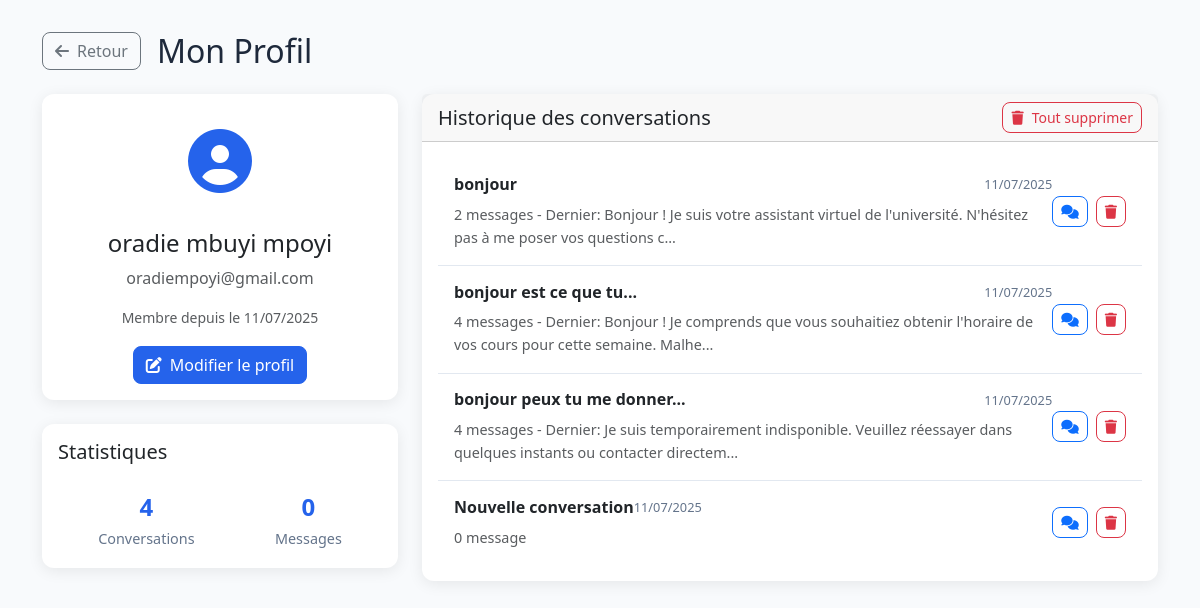
Screenshot of /profile (signed in) with the database file from the repository.
### models.py (models this page shows, shortened)
class User(db.Model):
    __tablename__ = 'users'
    id = db.Column(db.Integer, primary_key=True)
    nom = db.Column(db.String(100), nullable=False)
    postnom = db.Column(db.String(100), nullable=False)
    prenom = db.Column(db.String(100), nullable=False)
    email = db.Column(db.String(120), unique=True, nullable=False)
    password_hash = db.Column(db.String(256), nullable=False)
    created_at = db.Column(db.DateTime, default=datetime.utcnow)
    conversations = db.relationship('Conversation', backref='user', lazy=True, cascade='all, delete-orphan')
    def get_full_name(self):
        return f"{self.prenom} {self.nom} {self.postnom}"

class Conversation(db.Model):
    __tablename__ = 'conversations'
    id = db.Column(db.Integer, primary_key=True)
    title = db.Column(db.String(200), nullable=False, default="Nouvelle conversation")
    user_id = db.Column(db.Integer, db.ForeignKey('users.id'), nullable=False)
    created_at = db.Column(db.DateTime, default=datetime.utcnow)
    updated_at = db.Column(db.DateTime, default=datetime.utcnow, onupdate=datetime.utcnow)
    messages = db.relationship('Message', backref='conversation', lazy=True, cascade='all, delete-orphan')

class Message(db.Model):
    __tablename__ = 'messages'
    id = db.Column(db.Integer, primary_key=True)
    content = db.Column(db.Text, nullable=False)
    is_user = db.Column(db.Boolean, nullable=False)  # True if message is from user, False if from bot
    conversation_id = db.Column(db.Integer, db.ForeignKey('conversations.id'), nullable=False)
    timestamp = db.Column(db.DateTime, default=datetime.utcnow)

### routes.py (the view)
@app.route('/profile')
def profile():
    if 'user_id' not in session:
        return redirect(url_for('auth'))
    user = User.query.get(session['user_id'])
    if not user:
        session.clear()
        return redirect(url_for('auth'))
    conversations = Conversation.query.filter_by(user_id=user.id).order_by(Conversation.updated_at.desc()).all()
    return render_template('profile.html', user=user, conversations=conversations)

### templates/profile.html (shortened to what this page needs)
{% extends "base.html" %}
{% block content %}
<div class="profile-container">
    <div class="container">
        <div class="row mb-4">
            <div class="col">
                <div class="d-flex align-items-center">
                    <a href="{{ url_for('home') }}" class="btn btn-outline-secondary me-3">
                        <i class="fas fa-arrow-left me-2"></i>Retour
                    </a>
                    <h2 class="mb-0">Mon Profil</h2>
                </div>
            </div>
        </div>
        <div class="row">
            <div class="col-lg-4 mb-4">
                <div class="card profile-card">
                    <div class="card-body text-center">
                        <div class="profile-avatar mb-3">
                            <i class="fas fa-user-circle"></i>
                        </div>
                        <h4 class="card-title">{{ user.get_full_name() }}</h4>
                        <p class="text-muted">{{ user.email }}</p>
                        <p class="text-muted small">
                            Membre depuis le {{ user.created_at.strftime('%d/%m/%Y') }}
                        </p>
                        <button class="btn btn-primary" data-bs-toggle="modal" data-bs-target="#editProfileModal">
                            <i class="fas fa-edit me-2"></i>Modifier le profil
                        </button>
                    </div>
                </div>
                <div class="card mt-4">
                    <div class="card-body">
                        <h5 class="card-title">Statistiques</h5>
                        <div class="stats">
                            <div class="stat-item">
                                <span class="stat-number">{{ conversations|length }}</span>
                                <span class="stat-label">Conversations</span>
                            </div>
                            <div class="stat-item">
                                <span class="stat-number">
                                    {% set total_messages = 0 %}
                                    {% for conv in conversations %}
                                        {% set total_messages = total_messages + conv.messages|length %}
                                    {% endfor %}
                                    {{ total_messages }}
                                </span>
                                <span class="stat-label">Messages</span>
                            </div>
                        </div>
                    </div>
                </div>
            </div>
            <div class="col-lg-8">
                <div class="card">
                    <div class="card-header d-flex justify-content-between align-items-center">
                        <h5 class="mb-0">Historique des conversations</h5>
                        {% if conversations %}
                        <button class="btn btn-outline-danger btn-sm" onclick="confirmDeleteAll()">
                            <i class="fas fa-trash me-2"></i>Tout supprimer
                        </button>
                        {% endif %}
                    </div>
                    <div class="card-body">
                        {% if not conversations %}
                        <div class="text-center text-muted py-5">
                            <i class="fas fa-comments fa-3x mb-3"></i>
                            <p>Aucune conversation pour le moment</p>
                            <form action="{{ url_for('new_conversation') }}" method="post" class="d-inline">
                                <button type="submit" class="btn btn-primary">
                                    <i class="fas fa-plus-circle me-2"></i>Commencer une conversation
                                </button>
                            </form>
                        </div>
                        {% else %}
                        <div class="conversation-list">
                            {% for conversation in conversations %}
                            <div class="conversation-item">
                                <div class="conversation-content">
                                    <div class="conversation-header">
                                        <h6 class="conversation-title">{{ conversation.title }}</h6>
                                        <span class="conversation-date">{{ conversation.updated_at.strftime('%d/%m/%Y') }}</span>
                                    </div>
                                    <p class="conversation-preview text-muted">
                                        {{ conversation.messages|length }} message{{ 's' if conversation.messages|length > 1 else '' }}
                                        {% if conversation.messages %}
                                        - Dernier: {{ conversation.messages[-1].content[:100] }}...
                                        {% endif %}
                                    </p>
                                </div>
                                <div class="conversation-actions">
                                    <a href="{{ url_for('chat', conversation_id=conversation.id) }}"
                                       class="btn btn-outline-primary btn-sm">
                                        <i class="fas fa-comments"></i>
                                    </a>
                                    <form action="{{ url_for('delete_conversation', conversation_id=conversation.id) }}"
                                          method="POST" class="d-inline"
                                          onsubmit="return confirm('Êtes-vous sûr de vouloir supprimer cette conversation?')">
                                        <button type="submit" class="btn btn-outline-danger btn-sm">
                                            <i class="fas fa-trash"></i>
                                        </button>
                                    </form>
                                </div>
                            </div>
                            {% endfor %}
                        </div>
                        {% endif %}
                    </div>
                </div>
            </div>
        </div>
    </div>
</div>
{% endblock %}

### templates/base.html (shortened to what this page needs)
<!DOCTYPE html>
<html lang="fr">
<head>
    <link href="https://cdn.jsdelivr.net/npm/bootstrap@5.3.0/dist/css/bootstrap.min.css" rel="stylesheet">
    <link rel="stylesheet" href="https://cdnjs.cloudflare.com/ajax/libs/font-awesome/6.4.0/css/all.min.css">
    <link rel="stylesheet" href="{{ url_for('static', filename='css/style.css') }}">
</head>
<body>
    {% block content %}{% endblock %}
</body>
</html>

### static/css/style.css (style rules this page uses)
:root { --primary-color: #2563eb; --secondary-color: #64748b; --success-color: #10b981; --danger-color: #ef4444; --warning-color: #f59e0b; --info-color: #06b6d4; --light-color: #f8fafc; --dark-color: #1e293b; --university-blue: #003366; --university-gold: #ffb300; }
body { font-family: 'Segoe UI', Tahoma, Geneva, Verdana, sans-serif; background-color: var(--light-color); color: var(--dark-color); line-height: 1.6; }
.profile-container { min-height: 100vh; background: var(--light-color); padding: 2rem 0; }
.profile-card { border: none; border-radius: 15px; box-shadow: 0 5px 20px rgba(0,0,0,0.1); }
.profile-avatar { font-size: 4rem; color: var(--primary-color); }
.stats { display: flex; justify-content: space-around; padding-top: 1rem; }
.stat-item { text-align: center; }
.stat-number { display: block; font-size: 1.5rem; font-weight: 700; color: var(--primary-color); }
.stat-label { font-size: 0.9rem; color: var(--secondary-color); }
.conversation-item { display: flex; justify-content: space-between; align-items: center; padding: 1rem; border-bottom: 1px solid #e2e8f0; transition: background-color 0.3s ease; }
.conversation-item:last-child { border-bottom: none; }
.conversation-header { display: flex; justify-content: space-between; align-items: center; margin-bottom: 0.5rem; }
.conversation-title { margin: 0; font-weight: 600; }
.conversation-date { font-size: 0.8rem; color: var(--secondary-color); }
.conversation-preview { margin: 0; font-size: 0.9rem; }
.conversation-actions { display: flex; gap: 0.5rem; }
.btn { border-radius: 8px; font-weight: 500; transition: all 0.3s ease; }
.btn-primary { background-color: var(--primary-color); border-color: var(--primary-color); }
.card { border: none; border-radius: 12px; box-shadow: 0 3px 15px rgba(0,0,0,0.08); transition: box-shadow 0.3s ease; }

### rows the page displays
User: get_full_name "oradie mbuyi mpoyi", email "oradiempoyi@gmail.com", created_at "11/07/2025"
Conversation: title "bonjour", updated_at "11/07/2025", messages|length "2", messages "s", content "Bonjour ! Je suis votre assistant virtuel de l'université. N'hésitez pas à me poser vos questions c"
Conversation: title "bonjour est ce que tu...", updated_at "11/07/2025", messages|length "4", messages "s", content "Bonjour ! Je comprends que vous souhaitiez obtenir l'horaire de vos cours pour cette semaine. Malhe"
Conversation: title "bonjour peux tu me donner...", updated_at "11/07/2025", messages|length "4", messages "s", content "Je suis temporairement indisponible. Veuillez réessayer dans quelques instants ou contacter directem"
Conversation: title "Nouvelle conversation", updated_at "11/07/2025", messages|length "0"

### other values shown
{{ conversations|length }} "4"
{{ total_messages }} "0"
